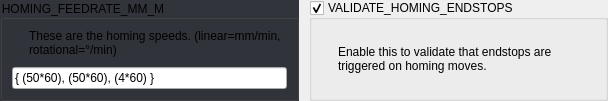
    <widget class="QWidget" name="widget_4" native="true">
     <layout class="QGridLayout" name="gridLayout_21" columnstretch="1,1">
      <property name="leftMargin">
       <number>0</number>
      </property>
      <property name="topMargin">
       <number>0</number>
      </property>
      <property name="rightMargin">
       <number>0</number>
      </property>
      <property name="bottomMargin">
       <number>0</number>
      </property>
      <property name="spacing">
       <number>10</number>
      </property>
      <item row="0" column="0">
       <widget class="QGroupBox" name="groupBox">
        <property name="focusPolicy">
         <enum>Qt::StrongFocus</enum>
        </property>
        <property name="styleSheet">
         <string notr="true">QGroupBox:!disabled {
	background: rgb(50, 52, 59);
}</string>
        </property>
        <property name="title">
         <string>HOMING_FEEDRATE_MM_M</string>
        </property>
        <layout class="QGridLayout" name="gridLayout_39">
         <property name="spacing">
          <number>10</number>
         </property>
         <item row="0" column="0">
          <widget class="QLabel" name="label_57">
           <property name="sizePolicy">
            <sizepolicy hsizetype="Fixed" vsizetype="Fixed">
             <horstretch>0</horstretch>
             <verstretch>0</verstretch>
            </sizepolicy>
           </property>
           <property name="text">
            <string/>
           </property>
           <property name="pixmap">
            <pixmap resource="../resources/resources.qrc">:/info_FILL0_wght100_GRAD0_opsz20.svg</pixmap>
           </property>
          </widget>
         </item>
         <item row="0" column="1">
          <widget class="QLabel" name="label_58">
           <property name="text">
            <string>These are the homing speeds. (linear=mm/min, rotational=°/min)</string>
           </property>
           <property name="wordWrap">
            <bool>true</bool>
           </property>
          </widget>
         </item>
         <item row="1" column="0" colspan="2">
          <widget class="QLineEdit" name="uHomingFeedrateMmMEdit">
           <property name="text">
            <string>{ (50*60), (50*60), (4*60) }</string>
           </property>
          </widget>
         </item>
        </layout>
       </widget>
      </item>
      <item row="0" column="1">
       <widget class="QGroupBox" name="uValidateHomingEndstopsBox">
        <property name="title">
         <string>VALIDATE_HOMING_ENDSTOPS</string>
        </property>
        <property name="checkable">
         <bool>true</bool>
        </property>
        <layout class="QGridLayout" name="gridLayout_40">
         <property name="spacing">
          <number>10</number>
         </property>
         <item row="0" column="0">
          <widget class="QLabel" name="label_59">
           <property name="sizePolicy">
            <sizepolicy hsizetype="Fixed" vsizetype="Fixed">
             <horstretch>0</horstretch>
             <verstretch>0</verstretch>
            </sizepolicy>
           </property>
           <property name="text">
            <string/>
           </property>
           <property name="pixmap">
            <pixmap resource="../resources/resources.qrc">:/info_FILL0_wght100_GRAD0_opsz20.svg</pixmap>
           </property>
          </widget>
         </item>
         <item row="0" column="1">
          <widget class="QLabel" name="label_60">
           <property name="text">
            <string>Enable this to validate that endstops are triggered on homing moves.</string>
           </property>
           <property name="wordWrap">
            <bool>true</bool>
           </property>
          </widget>
         </item>
        </layout>
       </widget>
      </item>
     </layout>
    </widget>
